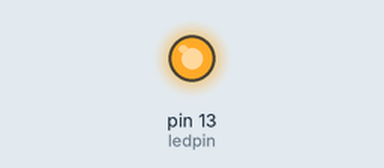
Bench run of a sketch on a simulated Arduino Uno, built with avr-gcc and run on an emulated ATmega328P. Shown: output pins drawn as LEDs (lit = HIGH).

Above: at 1.0 s.
At 3.0 s:
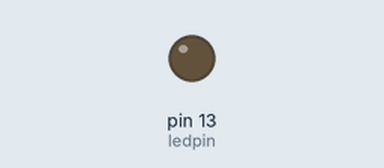
Timing chart, 0 to 5.2 s (numbered marks = the images above):
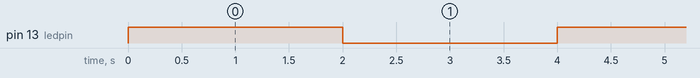

The sketch:

LEDBLINK.ino
```cpp
int ledpin = 13;

void setup() {
  //Set's pinmode to LED pin
  Serial.begin(9600);

  pinMode(ledpin, OUTPUT);

}

void loop() {
     digitalWrite(ledpin, HIGH);
     delay(2000);
     digitalWrite(ledpin, LOW);
     delay(2000);
}
```

Measured:
- by itself, pin 13 (ledpin): alternates HIGH for 2.0 s and LOW for 2.0 s
